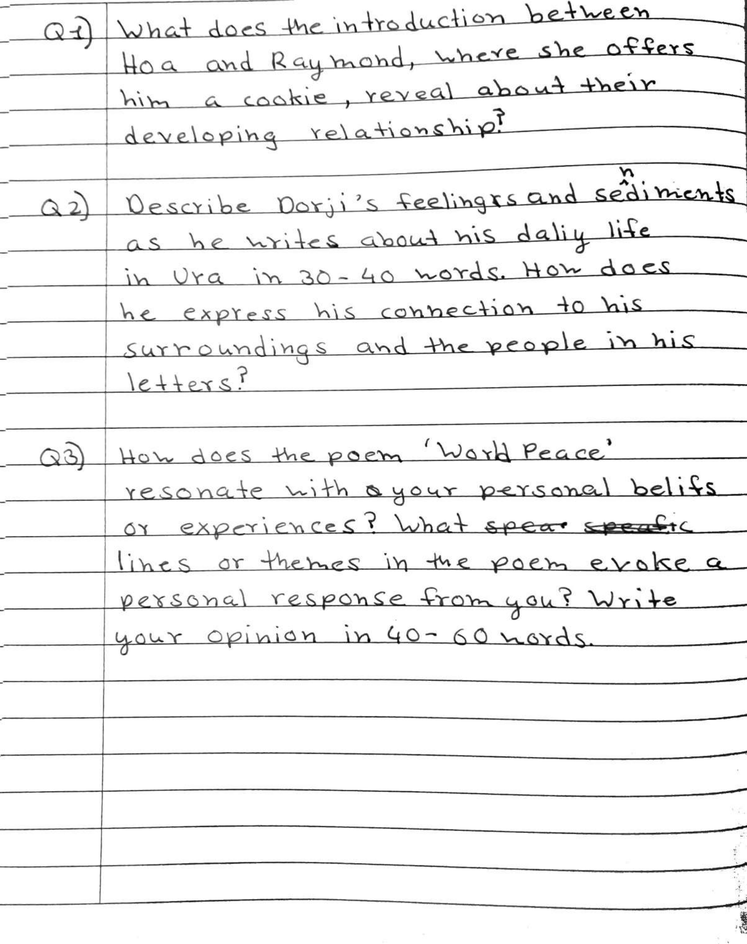
#> input picture page.png, 747 x 944 px, shrunk from 1654 x 2090 before the run
$ python OCR.py
#> lines starting #> are read from the running program, lines starting #| are printed output that depends on the picture; after the words box and inside, x2 and y2 are one past the last pixel; in counts of white or black regions, pixels touching at a corner belong together
'''Original OCR
from mistralai import Mistral
from thefuzz import fuzz, process


def OCR():
    #API KEYS
    try:
        API_KEY = "B5rxs68cwfwWWE7zo53BXvAdawUOBQzE"
        client = Mistral(api_key=API_KEY)
    except Exception:
        API_KEY = "bZj0t7jIrakrUNvcmz9JaB0AZLdAWRND"
        client = Mistral(api_key=API_KEY)
    except Exception:
        print("API Key not found.  Please check your API Key.")

    # Get input file names
    sheet_file_name = str(input("Enter Answer Sheet Name: "))
    answer_file_name = str(input("Enter Answer Key Name: "))

    # Upload the answer sheet and answer key to Mistral
    answer_sheet = upload_pdf = client.files.upload(
        file={
            "file_name": f"{sheet_file_name}.pdf",
            "content": open(f"{sheet_file_name}.pdf", 'rb')
        },
        purpose="ocr"
    )

    answer_key = upload_pdf = client.files.upload(
        file={
            "file_name": f"{answer_file_name}.pdf",
            "content": open(f"{answer_file_name}.pdf", 'rb')
        },
        purpose="ocr"
    )

    # Get signed URLs for both documents
    signed_url_sheet = client.files.get_signed_url(file_id=answer_sheet.id)
    signed_url_key = client.files.get_signed_url(file_id=answer_key.id)

    # Process the OCR for both documents
    ocr_response_sheet = client.ocr.process(
        model = "mistral-ocr-latest",
        document={
            "type": "document_url",
            "document_url": signed_url_sheet.url
        }
    )

    ocr_response_key = client.ocr.process(
        model = "mistral-ocr-latest",
        document={
            "type": "document_url",
            "document_url": signed_url_key.url
        }
    )

    # Print the OCR results
    print("\nOCR Results for Answer Sheet:")

    for page in ocr_response_sheet.pages:
        print(page.markdown)


    print("\nOCR Results for Answer Key:")

    for page in ocr_response_key.pages:
        print(page.markdown)

    similarity(ocr_response_sheet, ocr_response_key)

    return ocr_response_sheet, ocr_response_key


def similarity(ocr__sheet, ocr__key):
    #To check Similarly between Answer Sheet and Answer Key
    similarity = fuzz.token_sort_ratio(ocr__sheet, ocr__key)

    print(f"\nSimilarity between Answer Sheet and Answer Key: {similarity}%")

if __name__ == "__main__":
    OCR()
'''

import cv2
import numpy as np

def detect_word_boxes(img):
    # Binarize and invert
    _, binary = cv2.threshold(img, 128, 255, cv2.THRESH_BINARY_INV)
    num_labels, labels, stats, centroids = cv2.connectedComponentsWithStats(binary, connectivity=8)

    word_boxes = []
    for stat in stats[1:]:  # skip background
        x, y, w, h, area = stat
        if area > 30:
            word_boxes.append((x, y, w, h))
    return word_boxes

def find_paragraph_gaps(img, word_boxes, min_gap_height=10):
    height, width = img.shape
    row_has_text = np.zeros((height,), dtype=bool)

    # Mark rows that are part of any word box
    for x, y, w, h in word_boxes:
        row_has_text[y:y+h] = True

    # Find continuous regions of empty rows
    empty_gaps = []
    start = None
    for y in range(height):
        if not row_has_text[y]:
            if start is None:
                start = y
        else:
            if start is not None:
                gap_height = y - start
                if gap_height >= min_gap_height:
                    empty_gaps.append((start, y))
                start = None
    return empty_gaps

def process_image(path):
#> called with path = 'page.png'
    img = cv2.imread(path, cv2.IMREAD_GRAYSCALE)
#> img is the input picture: shape (944, 747); min 0, max 255, mean 240.5
    if img is None:
        raise ValueError("Image not found!")

    height, width = img.shape
    marked_img = cv2.cvtColor(img, cv2.COLOR_GRAY2BGR)

    # Step 1: Detect words
    word_boxes = detect_word_boxes(img)
#> in detect_word_boxes, `_, binary = cv2.threshold(img, 128, 255, cv2.THRESH_BINARY_INV)`:
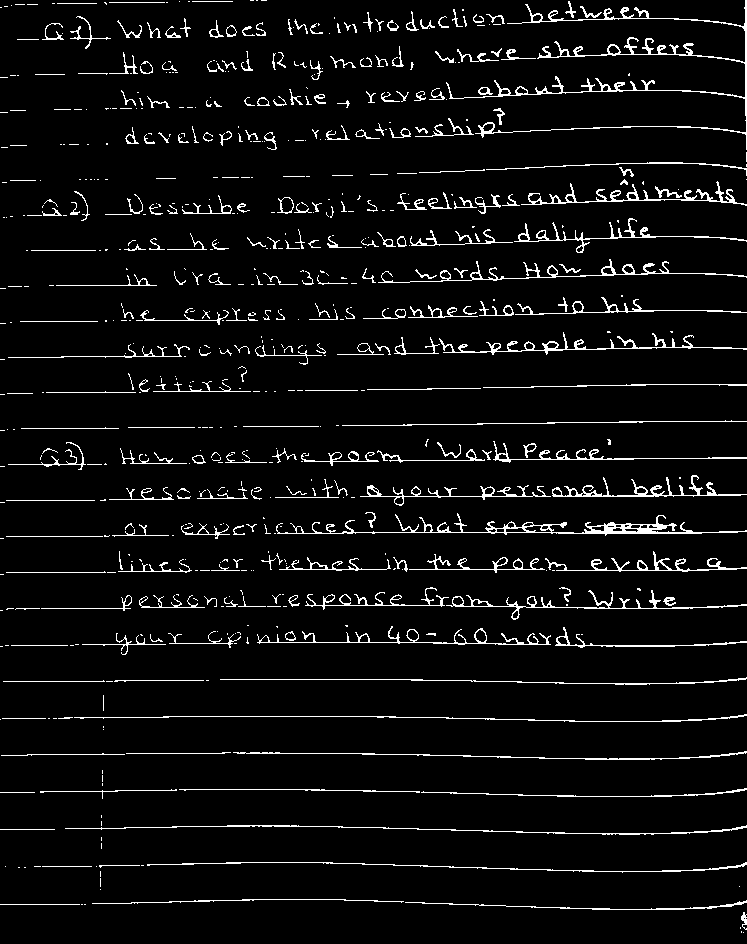
#> binary: shape (944, 747); 5.4% white in thin lines or dots
#> in detect_word_boxes, `num_labels, labels, stats, centroids = cv2.connectedComponentsWithStat..`:
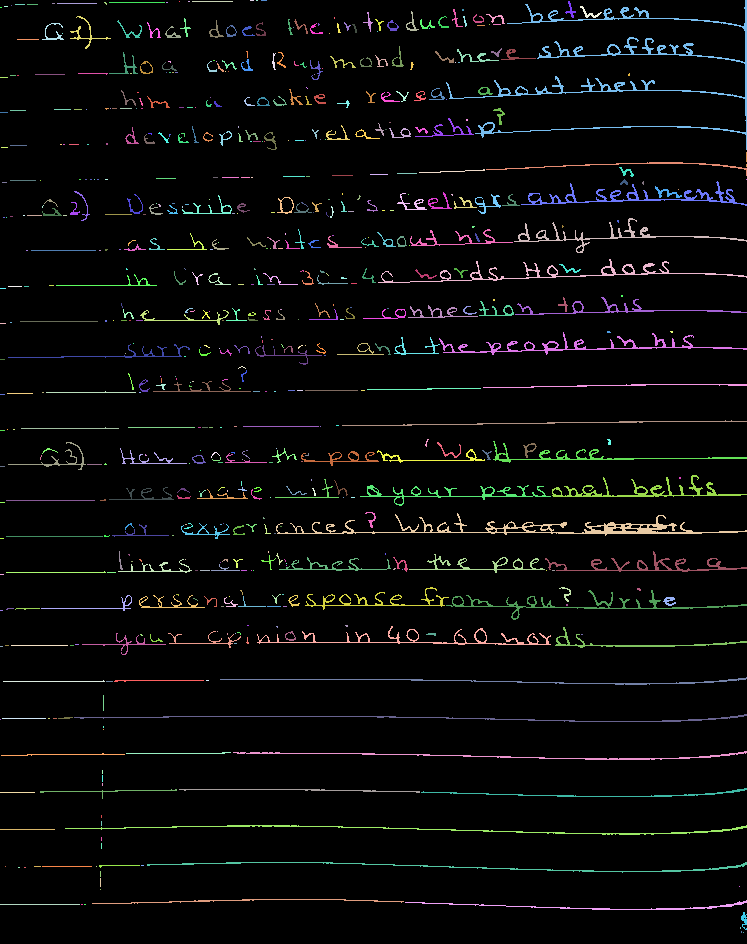
#> labels: shape (944, 747) int32; 638 distinct labels, from 0 to 637; one colour per label, 0 black
#> in detect_word_boxes, `num_labels, labels, stats, centroids = cv2.connectedComponentsWithStat..`: num_labels = 638; stats = 638 rows, first 6: [0, 0, 747, 944, 667297], [179, 1, 1, 1, 1], [188, 1, 2, 1, 2], [192, 1, 41, 1, 41], [250, 0, 4, 1, 4], [256, 0, 2, 1, 2]; centroids = 638 pairs, first value 0 to 746, second value 0 to 932
#> the loop in detect_word_boxes, `for stat in stats[1:]:` made 637 passes
#> (x, y, w, h, area) on passes 3, 7, 8: (192, 1, 41, 1, 41), (565, 1, 11, 17, 56), (446, 0, 301, 150, 2930)
#> after the loop in detect_word_boxes, `for stat in stats[1:]:`: word_boxes = 211 items, first 6: (192, 1, 41, 1), (565, 1, 11, 17), (446, 0, 301, 150), (57, 3, 40, 1), (109, 2, 56, 1), (580, 6, 22, 12)
    for (x, y, w, h) in word_boxes:
        cv2.rectangle(marked_img, (x, y), (x + w, y + h), (0, 255, 0), 1)
#> this loop made 211 passes
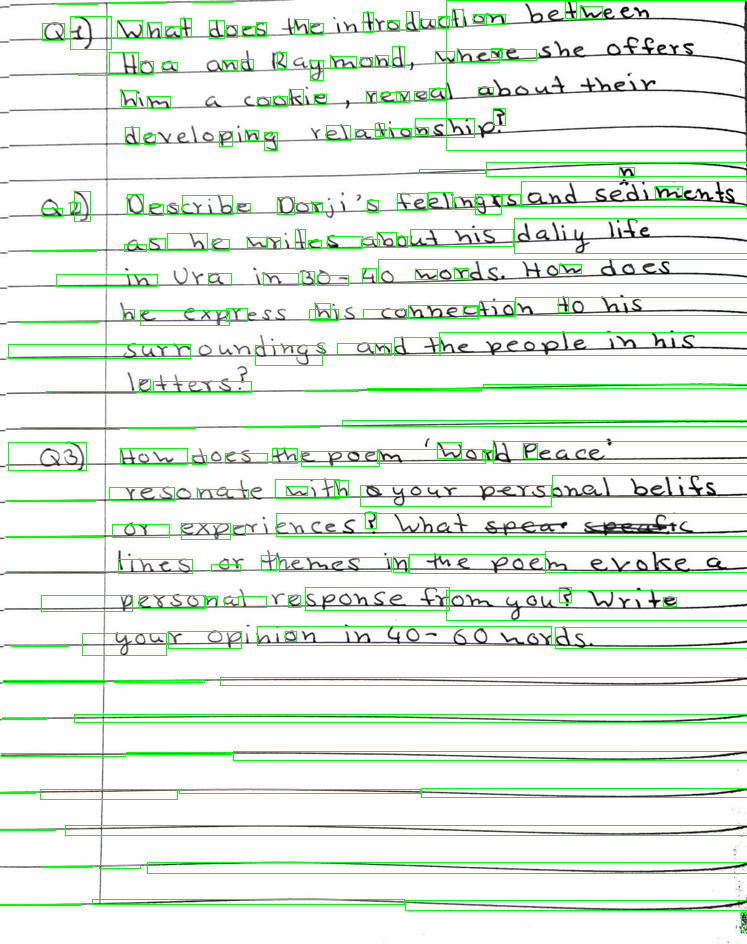
#> marked_img: shape (944, 747, 3); 5.09% of pixels changed, all inside (x1, y1, x2, y2) = (0, 0, 747, 931)

    # Step 2: Find paragraph gaps
    gaps = find_paragraph_gaps(img, word_boxes)
#> the loop in find_paragraph_gaps, `for x, y, w, h in word_boxes:` made 211 passes
#> after the loop in find_paragraph_gaps, `for y in range(height):`: empty_gaps = [(150, 162), (286, 297), (365, 379), (393, 420), (429, 441), (539, 551), (573, 587), (655, 677), (685, 714), (722, 751), (760, 788), (799, 825), (835, 862), (873, 899)]; gap_height = 2; start = 930
#> gaps has the same summary as empty_gaps in find_paragraph_gaps
    for start, end in gaps:
        mid = (start + end) // 2
        cv2.line(marked_img, (0, mid), (width, mid), (0, 0, 255), 1)
#> this loop made 14 passes
#> (start, end, mid) on passes 1 to 8: (150, 162, 156), (286, 297, 291), (365, 379, 372), (393, 420, 406), (429, 441, 435), (539, 551, 545), (573, 587, 580), (655, 677, 666)
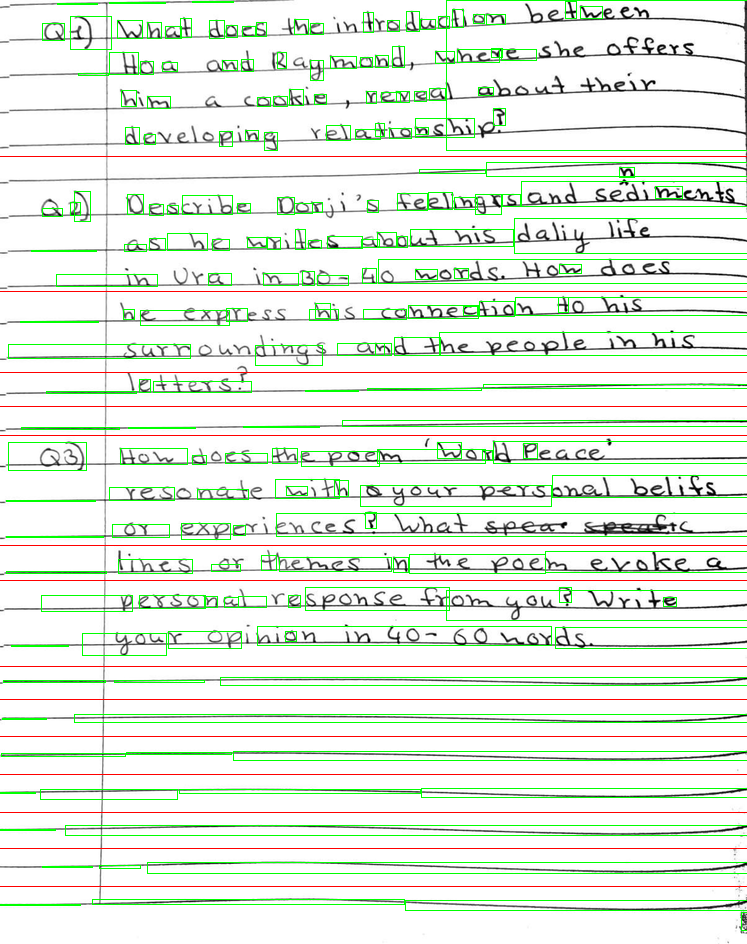
#> marked_img: shape (944, 747, 3); 1.48% of pixels changed, all inside (x1, y1, x2, y2) = (0, 156, 747, 887)

    return marked_img, gaps

# Example usage
if __name__ == "__main__":
    input_path = "page.png"
    output_path = "clean_cut_output.png"

    result_img, gaps = process_image(input_path)
#> gaps has the same summary as empty_gaps in find_paragraph_gaps
    cv2.imwrite(output_path, result_img)

    print(f"🧼 Clean cut saved to: {output_path}")
    print(f"📎 Found paragraph breaks at lines: {[ (s,e) for s,e in gaps ]}")
#| 📎 Found paragraph breaks at lines: [(150, 162), (286, 297), (365, 379), (393, 420), (429, 441), (539, 551), (573, 587), (655, 677), (685, 714), (722, 751), (760, 788), (799, 825), (835, 862), (873, 899)]

$ run again, with Sample_Text-1.png copied over page.png
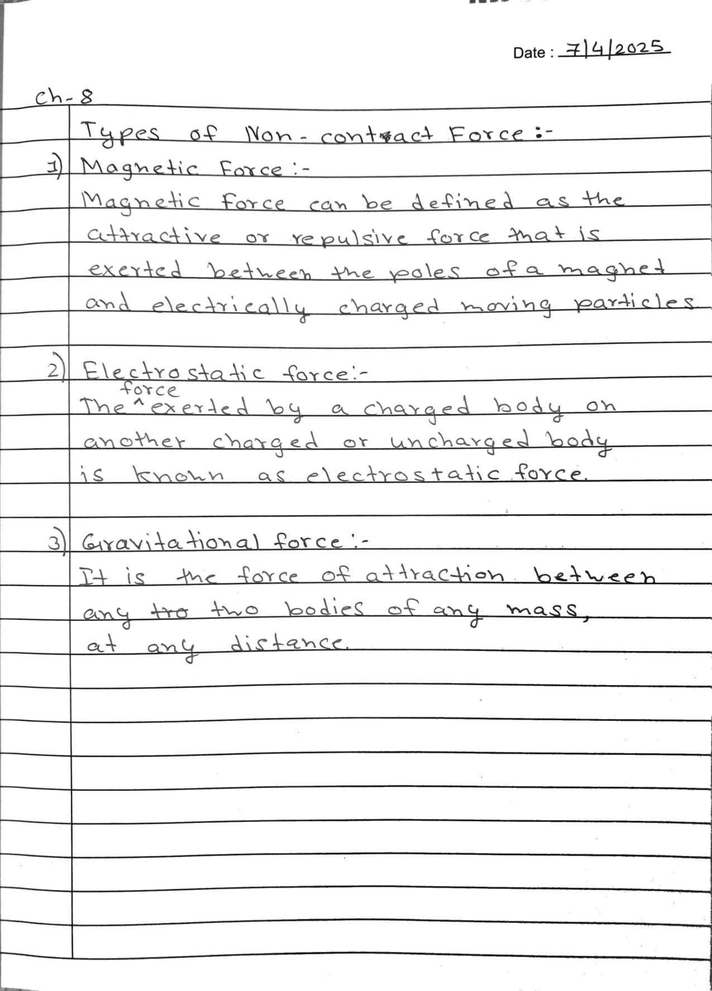
#> input picture Sample_Text-1.png, 712 x 991 px, shrunk from 1654 x 2303 before the run
#> in process_image, img is the input picture: shape (991, 712); min 0, max 255, mean 240.4
#> binary: shape (991, 712); 5.6% white in thin lines or dots
#> in detect_word_boxes, `num_labels, labels, stats, centroids = cv2.connectedComponentsWithStat..`:
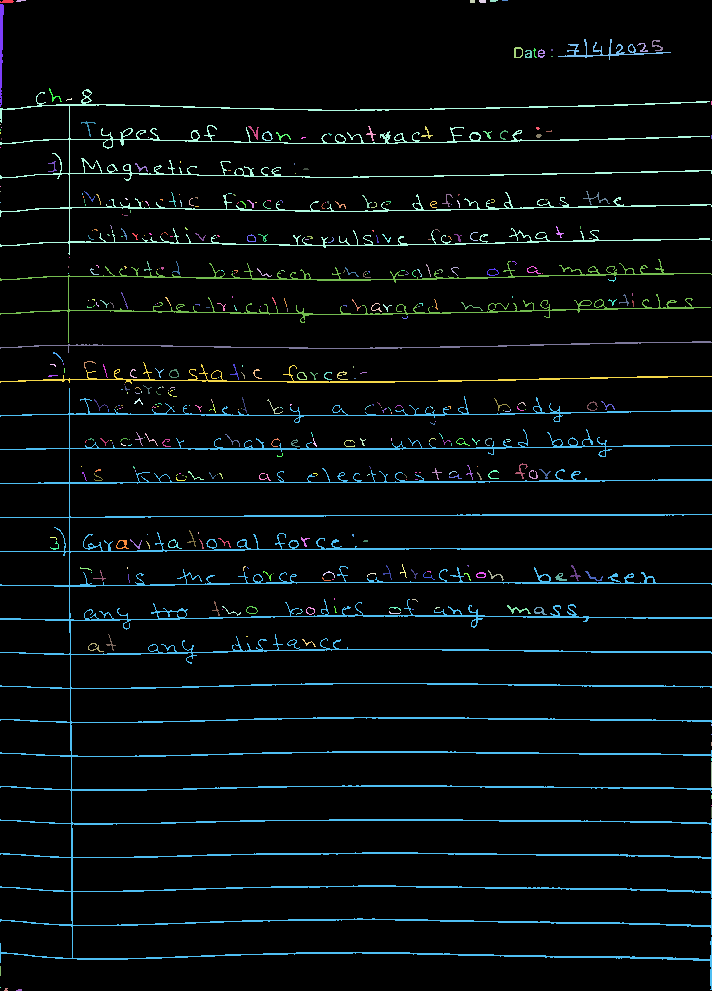
#> labels: shape (991, 712) int32; 425 distinct labels, from 0 to 424; one colour per label, 0 black
#> num_labels = 425; stats = 425 rows, first 6: [0, 0, 712, 991, 665885], [0, 0, 14, 3, 36], [16, 0, 10, 2, 14], [470, 0, 5, 3, 15], [479, 0, 7, 3, 20], [490, 0, 8, 2, 14]; centroids = 425 pairs, first value 0 to 711, second value 0 to 989.6
#> the loop in detect_word_boxes, `for stat in stats[1:]:` made 424 passes
#> (x, y, w, h, area) on passes 1, 4, 7: (0, 0, 14, 3, 36), (479, 0, 7, 3, 20), (0, 4, 4, 103, 260)
#> after the loop in detect_word_boxes, `for stat in stats[1:]:`: word_boxes = 42 items, first 6: (0, 0, 14, 3), (0, 4, 4, 103), (558, 39, 113, 21), (652, 40, 11, 11), (637, 43, 11, 9), (514, 47, 9, 11)
#> the loop in process_image, `for (x, y, w, h) in word_boxes:` made 42 passes
#> after the loop in process_image, `for (x, y, w, h) in word_boxes:`:
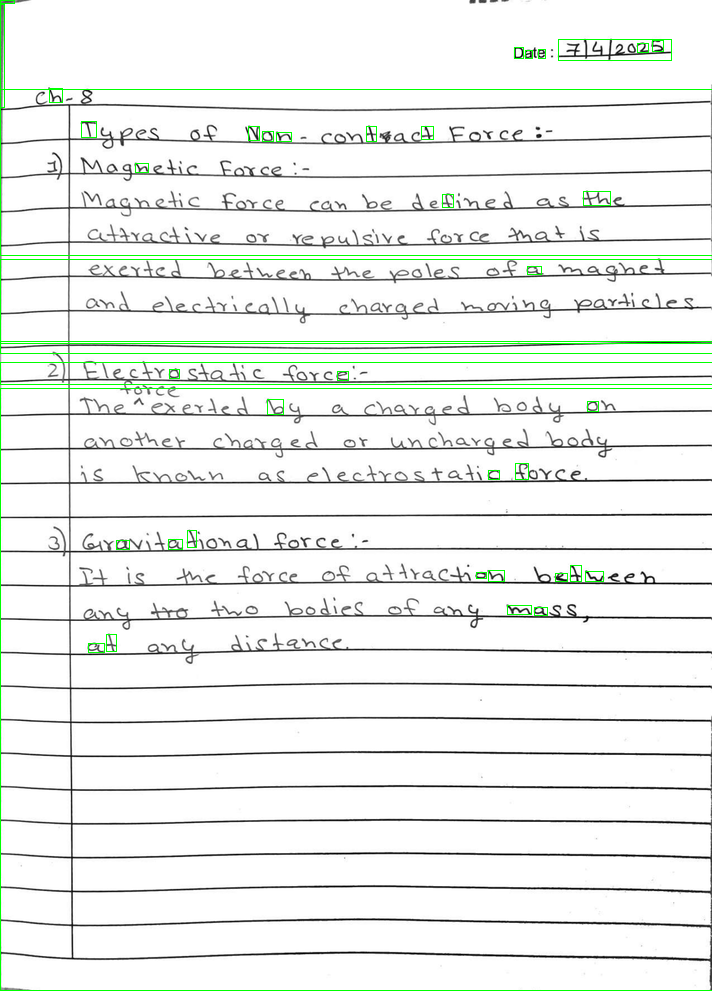
#> marked_img: shape (991, 712, 3); 1.43% of pixels changed, all inside (x1, y1, x2, y2) = (0, 0, 712, 991)
#> the loop in find_paragraph_gaps, `for x, y, w, h in word_boxes:` made 42 passes
#> after the loop in find_paragraph_gaps, `for y in range(height):`: empty_gaps = []; gap_height = 4; start = 990
#> in process_image, `gaps = find_paragraph_gaps(img, word_boxes)`: gaps = []
#| 📎 Found paragraph breaks at lines: []
